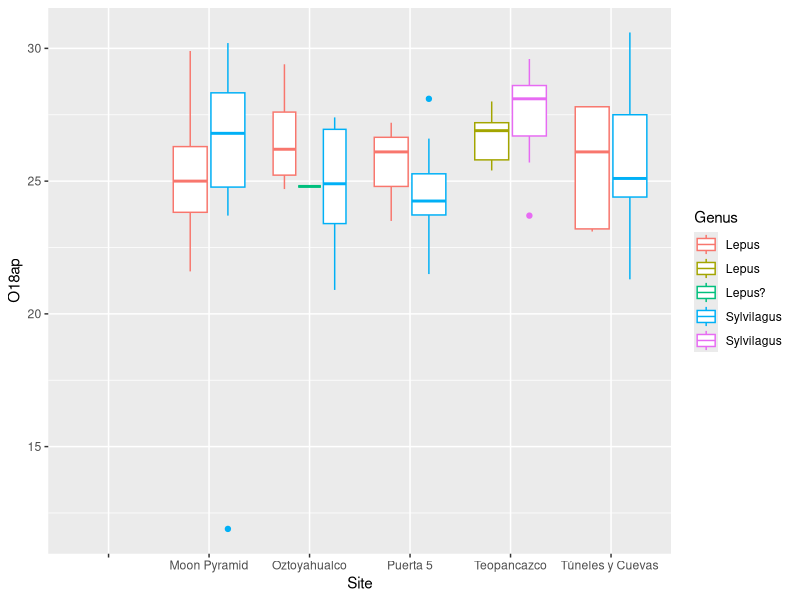

This chart was generated by the following R code:
## ---- chunk 1
require(dplyr)
require(ggplot2)
## ---- chunk 2
iso<-read.csv("S2_Table.csv")
iso<-tbl_df(iso)
head(iso)
## ---- chunk 3
names(iso)[12]<-"C13ap"
names(iso)[13]<-"O18ap"
names(iso)
## ---- chunk 4
g<-ggplot(iso, aes(x=Site, y=O18ap))
g+geom_boxplot(aes(color=Genus))
## ---- chunk 5

